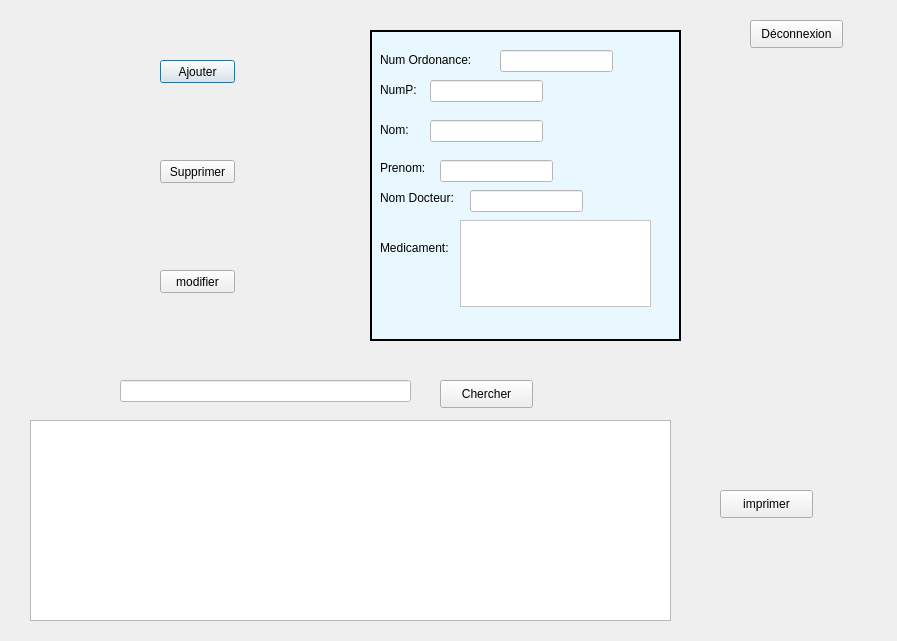
<?xml version="1.0" encoding="UTF-8"?>
<ui version="4.0">
 <class>ordonance</class>
 <widget class="QDialog" name="ordonance">
  <property name="geometry">
   <rect>
    <x>0</x>
    <y>0</y>
    <width>897</width>
    <height>641</height>
   </rect>
  </property>
  <property name="windowTitle">
   <string>Gestion des ordonnances</string>
  </property>
  <widget class="QFrame" name="frame">
   <property name="geometry">
    <rect>
     <x>370</x>
     <y>30</y>
     <width>311</width>
     <height>311</height>
    </rect>
   </property>
   <property name="styleSheet">
    <string notr="true">background-color:rgb(233,248,255);</string>
   </property>
   <property name="frameShape">
    <enum>QFrame::Box</enum>
   </property>
   <property name="frameShadow">
    <enum>QFrame::Plain</enum>
   </property>
   <property name="lineWidth">
    <number>2</number>
   </property>
   <property name="midLineWidth">
    <number>0</number>
   </property>
   <widget class="QLabel" name="label">
    <property name="geometry">
     <rect>
      <x>10</x>
      <y>20</y>
      <width>101</width>
      <height>20</height>
     </rect>
    </property>
    <property name="styleSheet">
     <string notr="true">;</string>
    </property>
    <property name="text">
     <string>Num Ordonance:</string>
    </property>
   </widget>
   <widget class="QLabel" name="label_2">
    <property name="geometry">
     <rect>
      <x>10</x>
      <y>50</y>
      <width>41</width>
      <height>20</height>
     </rect>
    </property>
    <property name="styleSheet">
     <string notr="true"/>
    </property>
    <property name="text">
     <string>NumP:</string>
    </property>
   </widget>
   <widget class="QLabel" name="label_3">
    <property name="geometry">
     <rect>
      <x>10</x>
      <y>90</y>
      <width>41</width>
      <height>20</height>
     </rect>
    </property>
    <property name="styleSheet">
     <string notr="true"/>
    </property>
    <property name="text">
     <string>Nom:</string>
    </property>
   </widget>
   <widget class="QLabel" name="label_4">
    <property name="geometry">
     <rect>
      <x>10</x>
      <y>130</y>
      <width>55</width>
      <height>16</height>
     </rect>
    </property>
    <property name="text">
     <string>Prenom:</string>
    </property>
   </widget>
   <widget class="QLabel" name="label_5">
    <property name="geometry">
     <rect>
      <x>10</x>
      <y>160</y>
      <width>81</width>
      <height>16</height>
     </rect>
    </property>
    <property name="text">
     <string>Nom Docteur:</string>
    </property>
   </widget>
   <widget class="QLabel" name="label_6">
    <property name="geometry">
     <rect>
      <x>10</x>
      <y>210</y>
      <width>81</width>
      <height>16</height>
     </rect>
    </property>
    <property name="text">
     <string>Medicament:</string>
    </property>
   </widget>
   <widget class="QLineEdit" name="numO">
    <property name="geometry">
     <rect>
      <x>130</x>
      <y>20</y>
      <width>113</width>
      <height>22</height>
     </rect>
    </property>
    <property name="styleSheet">
     <string notr="true">background-color: rgb(255, 255, 255);</string>
    </property>
   </widget>
   <widget class="QLineEdit" name="numP">
    <property name="geometry">
     <rect>
      <x>60</x>
      <y>50</y>
      <width>113</width>
      <height>22</height>
     </rect>
    </property>
    <property name="styleSheet">
     <string notr="true">background-color: rgb(255, 255, 255);</string>
    </property>
   </widget>
   <widget class="QLineEdit" name="nom">
    <property name="geometry">
     <rect>
      <x>60</x>
      <y>90</y>
      <width>113</width>
      <height>22</height>
     </rect>
    </property>
    <property name="styleSheet">
     <string notr="true">background-color: rgb(255, 255, 255);</string>
    </property>
   </widget>
   <widget class="QLineEdit" name="prenom">
    <property name="geometry">
     <rect>
      <x>70</x>
      <y>130</y>
      <width>113</width>
      <height>22</height>
     </rect>
    </property>
    <property name="styleSheet">
     <string notr="true">background-color: rgb(255, 255, 255);</string>
    </property>
   </widget>
   <widget class="QLineEdit" name="doc">
    <property name="geometry">
     <rect>
      <x>100</x>
      <y>160</y>
      <width>113</width>
      <height>22</height>
     </rect>
    </property>
    <property name="styleSheet">
     <string notr="true">background-color: rgb(255, 255, 255);</string>
    </property>
   </widget>
   <widget class="QTextEdit" name="med">
    <property name="geometry">
     <rect>
      <x>90</x>
      <y>190</y>
      <width>191</width>
      <height>87</height>
     </rect>
    </property>
    <property name="styleSheet">
     <string notr="true">background-color: rgb(255, 255, 255);</string>
    </property>
   </widget>
   <zorder>label</zorder>
   <zorder>label_2</zorder>
   <zorder>label_3</zorder>
   <zorder>label_4</zorder>
   <zorder>label_5</zorder>
   <zorder>label_6</zorder>
   <zorder>numO</zorder>
   <zorder>numP</zorder>
   <zorder>nom</zorder>
   <zorder>prenom</zorder>
   <zorder>med</zorder>
   <zorder>doc</zorder>
  </widget>
  <widget class="QPushButton" name="pb_ajouter">
   <property name="geometry">
    <rect>
     <x>160</x>
     <y>60</y>
     <width>75</width>
     <height>23</height>
    </rect>
   </property>
   <property name="text">
    <string>Ajouter</string>
   </property>
  </widget>
  <widget class="QPushButton" name="pb_modifier">
   <property name="geometry">
    <rect>
     <x>160</x>
     <y>270</y>
     <width>75</width>
     <height>23</height>
    </rect>
   </property>
   <property name="text">
    <string>modifier</string>
   </property>
  </widget>
  <widget class="QPushButton" name="pb_supprimer">
   <property name="geometry">
    <rect>
     <x>160</x>
     <y>160</y>
     <width>75</width>
     <height>23</height>
    </rect>
   </property>
   <property name="text">
    <string>Supprimer</string>
   </property>
  </widget>
  <widget class="QTableView" name="tabordo">
   <property name="geometry">
    <rect>
     <x>30</x>
     <y>420</y>
     <width>641</width>
     <height>201</height>
    </rect>
   </property>
  </widget>
  <widget class="QPushButton" name="pdf">
   <property name="geometry">
    <rect>
     <x>720</x>
     <y>490</y>
     <width>93</width>
     <height>28</height>
    </rect>
   </property>
   <property name="text">
    <string>imprimer</string>
   </property>
  </widget>
  <widget class="QPushButton" name="pb_deconnexion">
   <property name="geometry">
    <rect>
     <x>750</x>
     <y>20</y>
     <width>93</width>
     <height>28</height>
    </rect>
   </property>
   <property name="text">
    <string>Déconnexion</string>
   </property>
  </widget>
  <widget class="QLabel" name="label_7">
   <property name="geometry">
    <rect>
     <x>4</x>
     <y>0</y>
     <width>891</width>
     <height>641</height>
    </rect>
   </property>
   <property name="text">
    <string/>
   </property>
  </widget>
  <widget class="QLineEdit" name="numO_2">
   <property name="geometry">
    <rect>
     <x>120</x>
     <y>380</y>
     <width>291</width>
     <height>22</height>
    </rect>
   </property>
   <property name="styleSheet">
    <string notr="true">background-color: rgb(255, 255, 255);</string>
   </property>
  </widget>
  <widget class="QPushButton" name="pb_chercher">
   <property name="geometry">
    <rect>
     <x>440</x>
     <y>380</y>
     <width>93</width>
     <height>28</height>
    </rect>
   </property>
   <property name="text">
    <string>Chercher</string>
   </property>
  </widget>
  <zorder>label_7</zorder>
  <zorder>frame</zorder>
  <zorder>pb_ajouter</zorder>
  <zorder>pb_modifier</zorder>
  <zorder>pb_supprimer</zorder>
  <zorder>tabordo</zorder>
  <zorder>pdf</zorder>
  <zorder>pb_deconnexion</zorder>
  <zorder>numO_2</zorder>
  <zorder>pb_chercher</zorder>
 </widget>
 <resources/>
 <connections/>
</ui>
